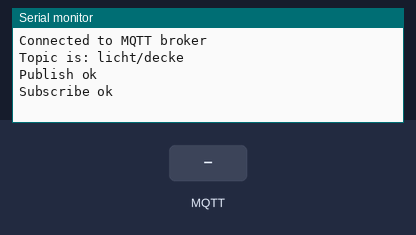
This sketch was run on a simulated ESP8266 (NodeMCU). Parts: the last lines printed to the serial monitor. Inputs (shaded band) come from the test bench. WiFi joins after 1.5 s; servers stay silent unless stated; no MQTT or app messages arrive unless stated.

Above: at 2.7 s.
2.8 s: MQTT message "a" arrives on the first subscribed topic
At 3.1 s:
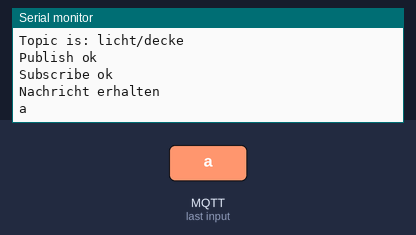
4.3 s: MQTT message "b" arrives on the first subscribed topic
At 5.5 s:
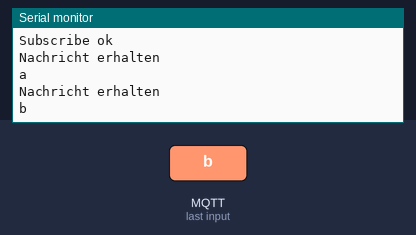
5.8 s: MQTT message "c" arrives on the first subscribed topic
At 6.6 s:
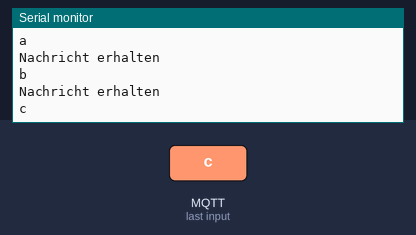
7.3 s: MQTT message "d" arrives on the first subscribed topic
At 7.8 s:
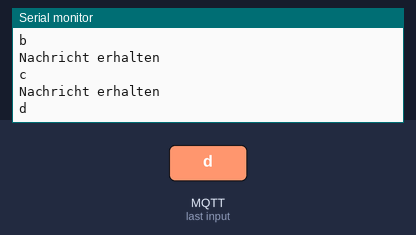
8.8 s: MQTT message "on" arrives on the first subscribed topic
At 10.1 s:
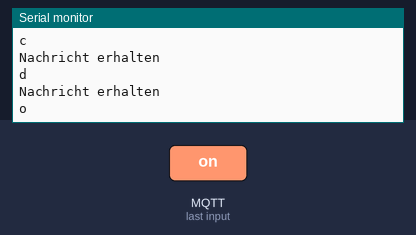

Measured:
- after the input at 2.8 s, the serial monitor: prints a new line at once (image 1)
- after the input at 4.3 s, the serial monitor: prints a new line at once (image 2)
- after the input at 5.8 s, the serial monitor: prints a new line at once (image 3)
- after the input at 7.3 s, the serial monitor: prints a new line at once (image 4)
- after the input at 8.8 s, the serial monitor: prints a new line at once (image 5)

The sketch:

Arduino-MQTT.ino
```cpp
#include <PubSubClient.h>
#include <ESP8266WiFi.h>
#include <RCSwitch.h>

const char* ssid = "Schmidt";
const char* password = "84966060666259704104";

char* topic = "licht/decke";
char* server = "win.laggson.de";
char state;

int ledPin = 5; //GPIO5 = D1
int transmitPin = 2; //GPIO2 = D4

void callback(char* topic, byte* payload, unsigned int length)
{
  char* message = (char*) payload;
  message[length] = '\0';

  handleInput(message);
}

WiFiClient wifiClient;
PubSubClient client(server, 1883, callback, wifiClient);
RCSwitch mySwitch = RCSwitch();

void setup() {
  Serial.begin(115200);
  delay(10);

  initWifi();
  initMqtt();

  mySwitch.enableTransmit(transmitPin);
  mySwitch.setPulseLength(290);
}

void initWifi()
{

  Serial.println();
  Serial.println();
  Serial.print("Connecting to ");
  Serial.println(ssid);

  WiFi.begin(ssid, password);

  while (WiFi.status() != WL_CONNECTED) {
    delay(500);
    Serial.print(".");
  }
  Serial.println("");
  Serial.println("WiFi connected");
  Serial.println("IP address: ");
  Serial.println(WiFi.localIP());
}

void initMqtt()
{
  // Generate client name based on MAC address and last 8 bits of microsecond counter
  String clientName;
  clientName += "esp8266-";
  uint8_t mac[6];
  WiFi.macAddress(mac);
  clientName += macToStr(mac);
  clientName += "-";
  clientName += String(micros() & 0xff, 16);

  Serial.print("Connecting to ");
  Serial.print(server);
  Serial.print(" as ");
  Serial.println(clientName);

  if (client.connect((char*) clientName.c_str())) {
    Serial.println("Connected to MQTT broker");
    Serial.print("Topic is: ");
    Serial.println(topic);

    if (client.publish(topic, "hello from ESP8266")) {
      Serial.println("Publish ok");
    }
    else {
      Serial.println("Publish failed");
    }

    if (client.subscribe(topic))
    {
      Serial.println("Subscribe ok");
    }
    else {
      Serial.println("Subscribe failed");
    }
  }
  else {
    Serial.println("MQTT connect failed");
    Serial.println("Will reset and try again...");
    abort();
  }
}

void handleInput(char* payload)
{
  Serial.println("Nachricht erhalten");
  char command = payload[0];
  Serial.println(command);
  Serial.println();

  switchState(command);
}

void switchState(char input)
{
  char* cmd;
  if (input == 'a') {
    cmd = "0F0F11F01000";
  }
  else if (input == 'b') {
    cmd = "0F0F11F00100";
  }
  else if (input == 'c') {
    cmd = "0F0F11F00010";
  }
  else if (input == 'd') {
    cmd = "0F0F11F00001";
  }

  if (cmd != "") {
    blink();
    mySwitch.sendTriState(cmd);
//    state = toupper(input);
  }
}

void blink()
{
  digitalWrite(ledPin, HIGH);
  delay(10);
  digitalWrite(ledPin, LOW);
}

String macToStr(const uint8_t* mac)
{
  String result;
  for (int i = 0; i < 6; ++i) {
    result += String(mac[i], 16);
    if (i < 5)
      result += ':';
  }
  return result;
}

void loop() {
  client.loop();
}
```
